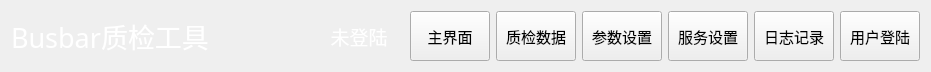
<?xml version="1.0" encoding="UTF-8"?>
<ui version="4.0">
 <class>NavBarWid</class>
 <widget class="QWidget" name="NavBarWid">
  <property name="geometry">
   <rect>
    <x>0</x>
    <y>0</y>
    <width>931</width>
    <height>72</height>
   </rect>
  </property>
  <property name="windowTitle">
   <string>Form</string>
  </property>
  <layout class="QGridLayout" name="gridLayout">
   <item row="0" column="0">
    <widget class="QLabel" name="label">
     <property name="font">
      <font>
       <family>微软雅黑</family>
       <pointsize>20</pointsize>
      </font>
     </property>
     <property name="styleSheet">
      <string notr="true">color: rgb(255, 255, 255);</string>
     </property>
     <property name="text">
      <string>Busbar质检工具</string>
     </property>
    </widget>
   </item>
   <item row="0" column="1">
    <spacer name="horizontalSpacer">
     <property name="orientation">
      <enum>Qt::Horizontal</enum>
     </property>
     <property name="sizeHint" stdset="0">
      <size>
       <width>52</width>
       <height>20</height>
      </size>
     </property>
    </spacer>
   </item>
   <item row="0" column="2">
    <widget class="QLabel" name="userLab">
     <property name="minimumSize">
      <size>
       <width>90</width>
       <height>0</height>
      </size>
     </property>
     <property name="font">
      <font>
       <family>微软雅黑</family>
       <pointsize>14</pointsize>
      </font>
     </property>
     <property name="contextMenuPolicy">
      <enum>Qt::PreventContextMenu</enum>
     </property>
     <property name="styleSheet">
      <string notr="true">color: rgb(255, 255, 255);</string>
     </property>
     <property name="text">
      <string>未登陆</string>
     </property>
     <property name="alignment">
      <set>Qt::AlignCenter</set>
     </property>
    </widget>
   </item>
   <item row="0" column="3">
    <widget class="QPushButton" name="homeBtn">
     <property name="maximumSize">
      <size>
       <width>200</width>
       <height>50</height>
      </size>
     </property>
     <property name="font">
      <font>
       <family>微软雅黑</family>
       <pointsize>11</pointsize>
      </font>
     </property>
     <property name="text">
      <string>主界面</string>
     </property>
    </widget>
   </item>
   <item row="0" column="4">
    <widget class="QPushButton" name="dataBtn">
     <property name="maximumSize">
      <size>
       <width>200</width>
       <height>50</height>
      </size>
     </property>
     <property name="font">
      <font>
       <family>微软雅黑</family>
       <pointsize>11</pointsize>
      </font>
     </property>
     <property name="text">
      <string>质检数据</string>
     </property>
    </widget>
   </item>
   <item row="0" column="5">
    <widget class="QPushButton" name="setDataBtn">
     <property name="maximumSize">
      <size>
       <width>200</width>
       <height>50</height>
      </size>
     </property>
     <property name="font">
      <font>
       <family>微软雅黑</family>
       <pointsize>11</pointsize>
      </font>
     </property>
     <property name="text">
      <string>参数设置</string>
     </property>
    </widget>
   </item>
   <item row="0" column="6">
    <widget class="QPushButton" name="setBtn">
     <property name="maximumSize">
      <size>
       <width>200</width>
       <height>50</height>
      </size>
     </property>
     <property name="font">
      <font>
       <family>微软雅黑</family>
       <pointsize>11</pointsize>
      </font>
     </property>
     <property name="text">
      <string>服务设置</string>
     </property>
    </widget>
   </item>
   <item row="0" column="7">
    <widget class="QPushButton" name="logBtn">
     <property name="maximumSize">
      <size>
       <width>200</width>
       <height>50</height>
      </size>
     </property>
     <property name="font">
      <font>
       <family>微软雅黑</family>
       <pointsize>11</pointsize>
      </font>
     </property>
     <property name="text">
      <string>日志记录</string>
     </property>
    </widget>
   </item>
   <item row="0" column="8">
    <widget class="QPushButton" name="loginBtn">
     <property name="maximumSize">
      <size>
       <width>200</width>
       <height>50</height>
      </size>
     </property>
     <property name="font">
      <font>
       <family>微软雅黑</family>
       <pointsize>11</pointsize>
      </font>
     </property>
     <property name="text">
      <string>用户登陆</string>
     </property>
    </widget>
   </item>
  </layout>
 </widget>
 <resources/>
 <connections/>
</ui>
